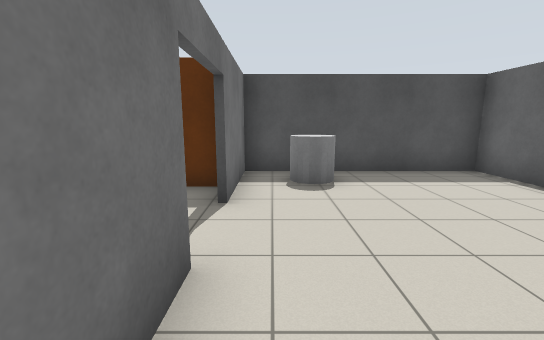
view 1 (above)

21 first-person views from a walk through a Gazebo world. The camera is 1.3 m above the floor, tilts 10° down and sees 90° across. The floor is counted in squares, 1 m on a side. Each view is taken from the middle of a square. On the plan, view 1 faces up. The plan holds only what a view shows up to about 13 squares ahead; the rest is blank. Some stock models are drawn as simple stand-ins. Some surface patterns are stand-ins.

view 2
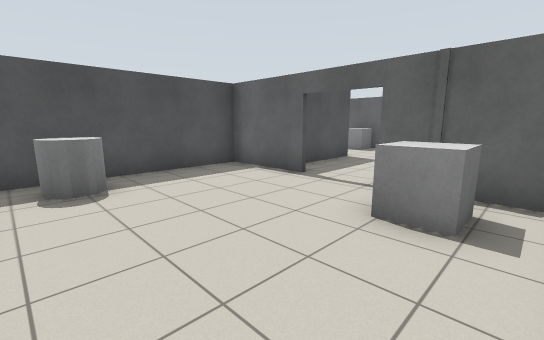

view 3
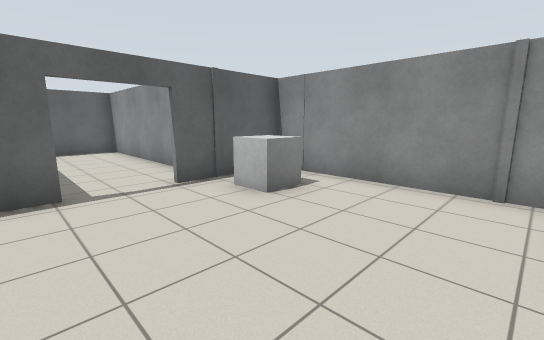

view 4
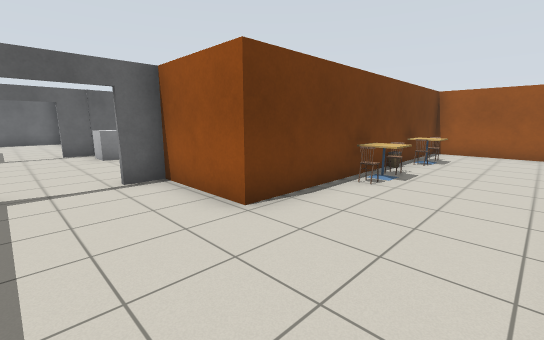

view 5
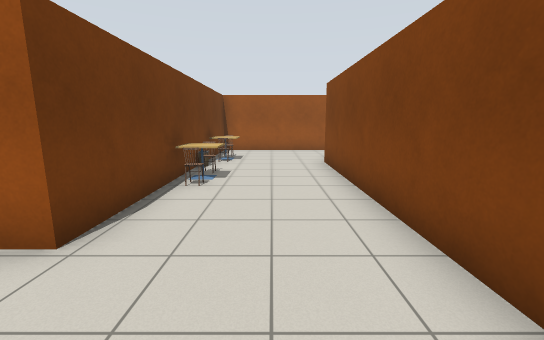

view 6
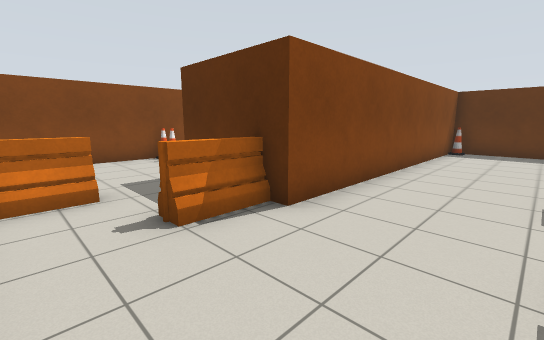

view 7
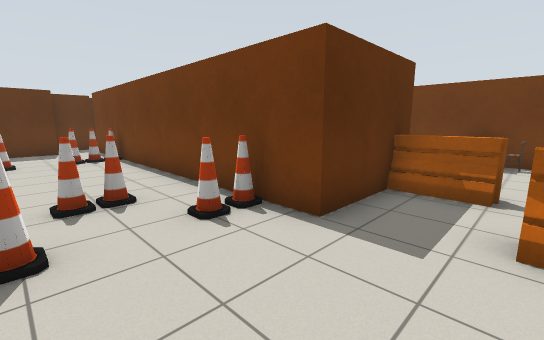

view 8
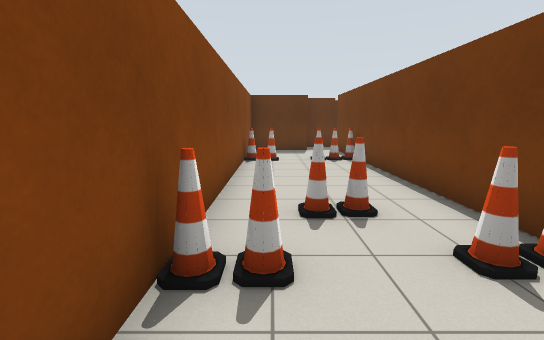

view 9
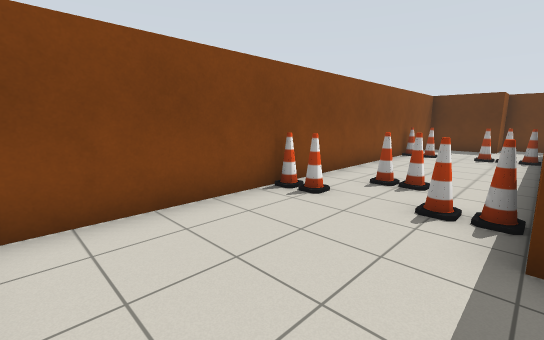

view 10
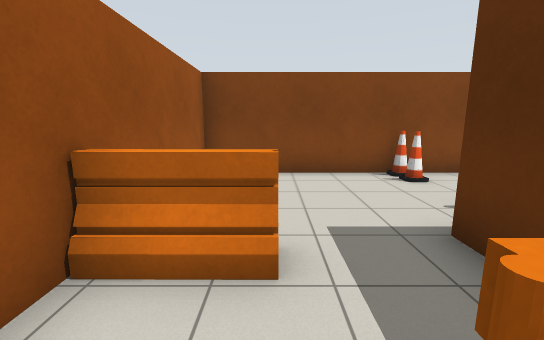

view 11
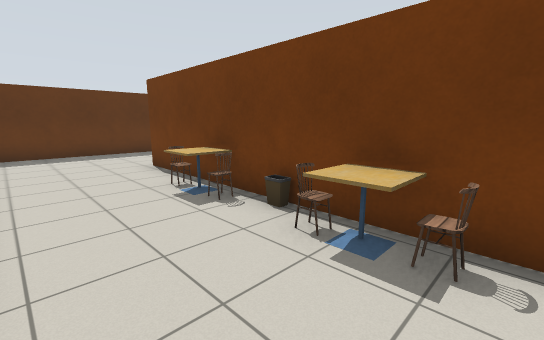

view 12
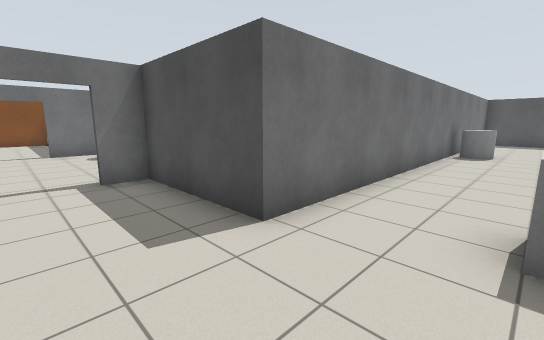

view 13
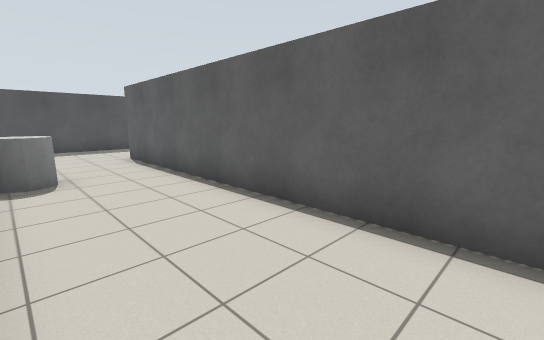

view 14
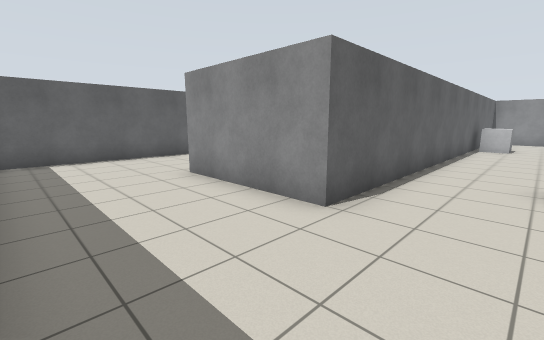

view 15
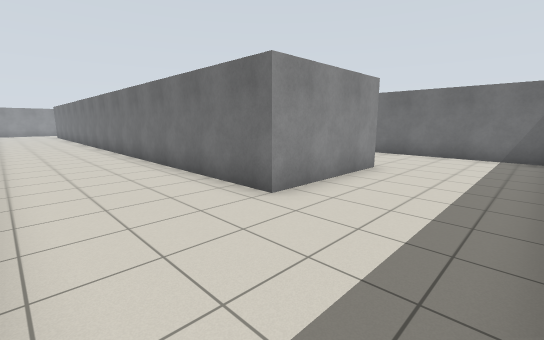

view 16
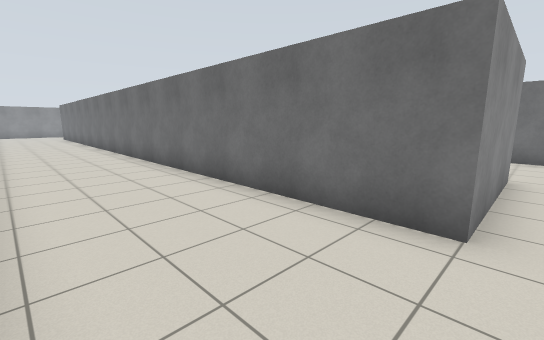

view 17
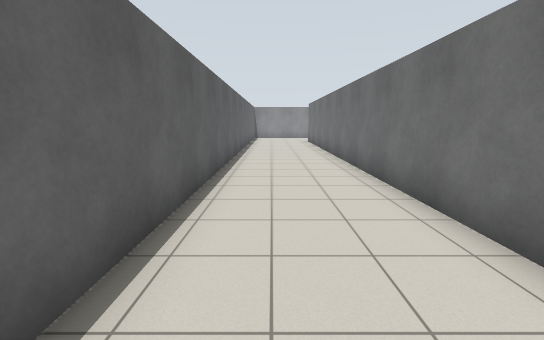

view 18
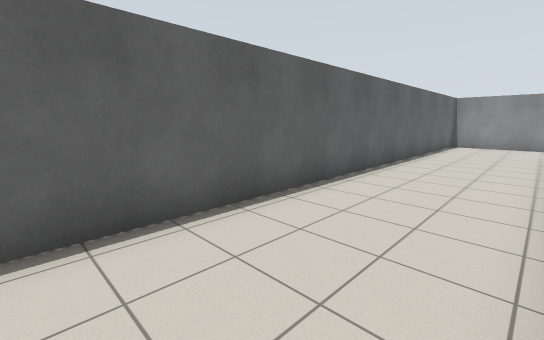

view 19
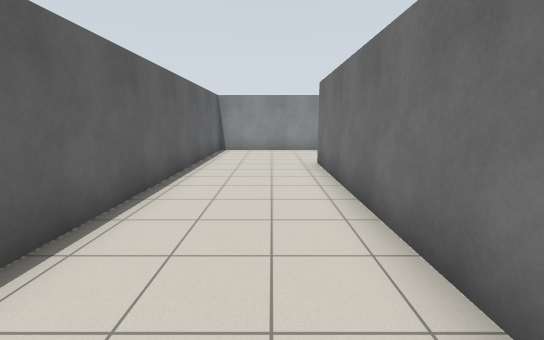

view 20
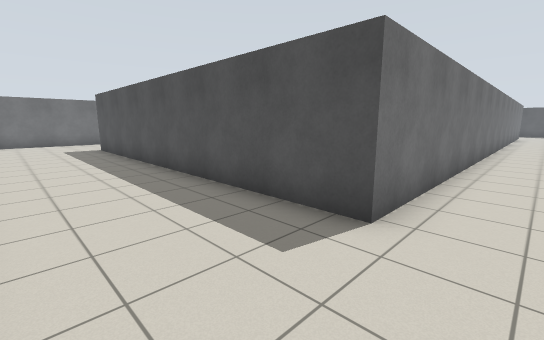

view 21
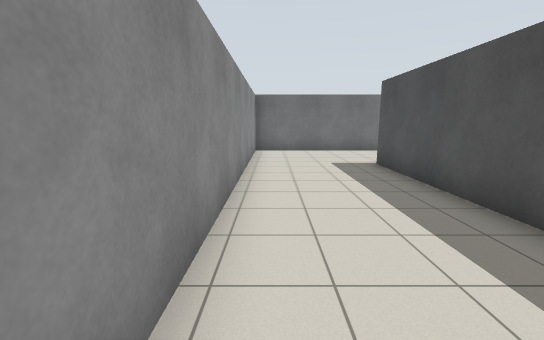

### Floor plan
Ten units are one square. View 1 is at (0, 0); x grows to the right and y downward. Boxes are objects, and circles mark ways between rooms. Rooms are numbered by the first view taken in them; rooms with no view inside come last. Other rooms are left out.
<svg viewBox="-160 -229 379 342">
<path fill="none" stroke="#000" d="M-7 -24 -7 -6M55 -44 55 -72 -7 -72 -7 -42M-1 7 55 7 55 -25M-38 16 -38 -14 -9 -14 -9 -24M-110 34 -110 -35M-110 -44 -110 -69M-10 -54 -77 -54 -77 49 -110 49M-124 -67 -150 -67 -150 87 -38 87 -38 64M133 -77 133 -185 175 -185 175 67 45 67M76 -14 133 -14 133 -36M214 -164 214 -221M5 51 5 108 124 108M167 108 214 108 214 -108M95 -221 95 -54 56 -54 56 -44M144 -224 100 -224"/>
<rect x="5" y="-65" width="10" height="10" fill="#bbb"><title>grey cylinder</title></rect>
<rect x="35" y="-15" width="20" height="10" fill="#bbb"><title>grey box</title></rect>
<rect x="-155" y="35" width="10" height="10" fill="#bbb"><title>cone</title></rect>
<rect x="-155" y="-35" width="10" height="10" fill="#bbb"><title>cone</title></rect>
<rect x="-145" y="35" width="10" height="10" fill="#bbb"><title>cone</title></rect>
<rect x="-145" y="-35" width="10" height="10" fill="#bbb"><title>cone</title></rect>
<rect x="-135" y="15" width="10" height="10" fill="#bbb"><title>cone</title></rect>
<rect x="-125" y="35" width="10" height="10" fill="#bbb"><title>cone</title></rect>
<rect x="-125" y="-45" width="10" height="10" fill="#bbb"><title>cone</title></rect>
<rect x="-105" y="65" width="10" height="20" fill="#bbb"><title>barrier</title></rect>
<rect x="-85" y="55" width="10" height="10" fill="#bbb"><title>barrier</title></rect>
<rect x="-75" y="-55" width="10" height="10" fill="#bbb"><title>cone</title></rect>
<rect x="-55" y="55" width="10" height="10" fill="#bbb"><title>cafe table</title></rect>
<rect x="-55" y="15" width="10" height="10" fill="#bbb"><title>cafe table</title></rect>
<rect x="-45" y="55" width="10" height="10" fill="#bbb"><title>chair</title></rect>
<rect x="-45" y="45" width="10" height="10" fill="#bbb"><title>chair</title></rect>
<rect x="-45" y="35" width="10" height="10" fill="#bbb"><title>bin</title></rect>
<rect x="-45" y="25" width="10" height="10" fill="#bbb"><title>chair</title></rect>
<rect x="-45" y="15" width="10" height="10" fill="#bbb"><title>chair</title></rect>
<rect x="95" y="-165" width="20" height="20" fill="#bbb"><title>grey cylinder</title></rect>
<rect x="115" y="-75" width="20" height="20" fill="#bbb"><title>grey box</title></rect>
<circle cx="-10" cy="-35" r="3" fill="#2a7"/>
<circle cx="55" cy="-35" r="3" fill="#2a7"/>
<text x="20" y="-30">1</text>
<text x="-70" y="40">2</text>
<text x="130" y="-50">3</text>
</svg>
Room 1 opens to room 2. Room 1 opens to room 3.

Where each view was taken, in squares from view 1:
view 1: 0 up, 0 right, facing up
view 2: 0 up, 0 right, facing up-right
view 3: 5 up, 0 right, facing down-right
view 4: 4 up, 7 left, facing down-right
view 5: 4 up, 6 left, facing down
view 6: 8 down, 5 left, facing up-left
view 7: 7 down, 14 left, facing up-right
view 8: 6 down, 14 left, facing up
view 9: 8 down, 11 left, facing up-left
view 10: 7 down, 8 left, facing left
view 11: 7 down, 7 left, facing up-right
view 12: 3 up, 12 right, facing up-left
view 13: 8 up, 10 right, facing up-right
view 14: 22 up, 11 right, facing down-right
view 15: 22 up, 21 right, facing down-left
view 16: 19 up, 21 right, facing down-left
view 17: 12 up, 20 right, facing down
view 18: 6 up, 18 right, facing down-right
view 19: 2 up, 19 right, facing down
view 20: 10 down, 19 right, facing up-left
view 21: 10 down, 13 right, facing left
